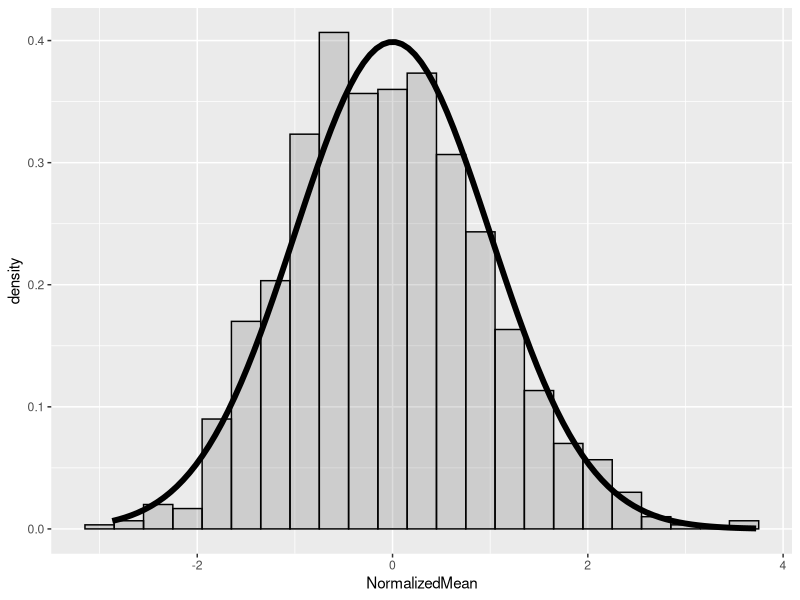

Write the R code that produced this figure.
## ---- chunk 1

nosim <- 1000

lambda <- .2
n <- 40
cfunc <- function(x, n) sqrt(n) * (x - (1/lambda)) / (1/lambda)
AllMeans= NULL
NormalizedMean= NULL
AllSD = NULL
for (i in seq(1,nosim,1)) {
    x <- rexp(n, lambda)
    sample_mean <- mean(x)
    normalized_mean <- cfunc(sample_mean,n)
    standard_deviation <- sd(x)
    AllMeans=rbind(AllMeans,sample_mean)
    NormalizedMean=rbind(NormalizedMean, normalized_mean)
    
}
rownames(NormalizedMean) <- NULL
data = data.frame(NormalizedMean)

## ---- chunk 2
theory_sample_mean_sd <- 1/sqrt(n) * (1/lambda)
real_sample_mean_sd <- sd(AllMeans)
sample_mean_mean <- mean(AllMeans)
## ---- chunk 3
1/lambda
## ---- chunk 4
sample_mean_mean
## ---- chunk 5
theory_sample_mean_sd
## ---- chunk 6
library(ggplot2)
real_sample_mean_sd
## ---- chunk 7
g <- ggplot(data, aes(x = NormalizedMean)) + geom_histogram(alpha = .20, binwidth=.3, colour = "black", aes(y = ..density..)) 
g <- g + stat_function(fun = dnorm, size = 2)
print(g)
## ---- chunk 8
ul <- mean(AllMeans) +  1.96 * real_sample_mean_sd
ll <- mean(AllMeans) -  1.96 * real_sample_mean_sd
inside <- 0
for (i in AllMeans) {
    if (i > ll & i < ul){
        inside <- inside + 1
    }
}
coverage <- inside/length(AllMeans)
coverage
